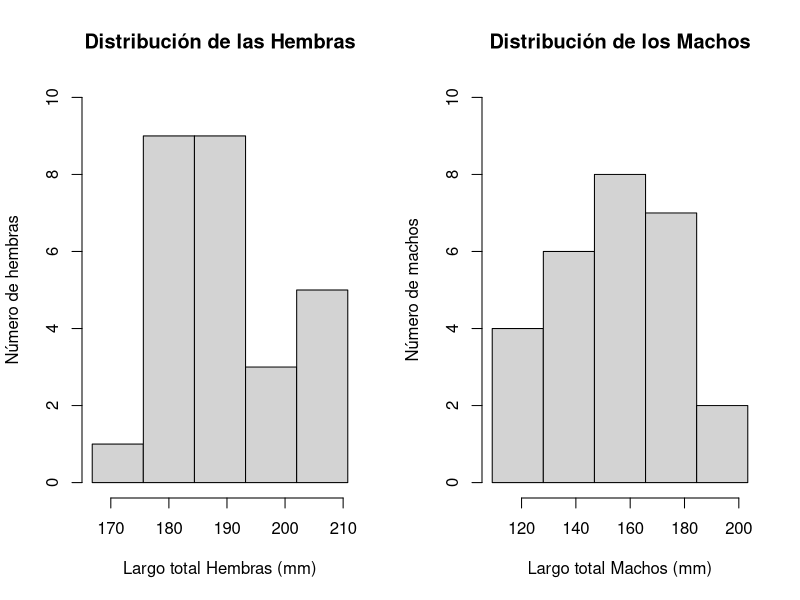
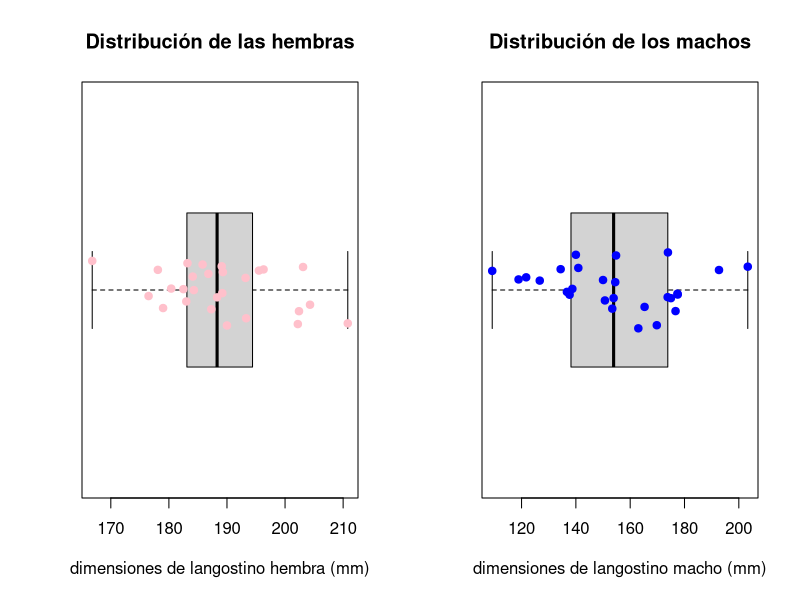
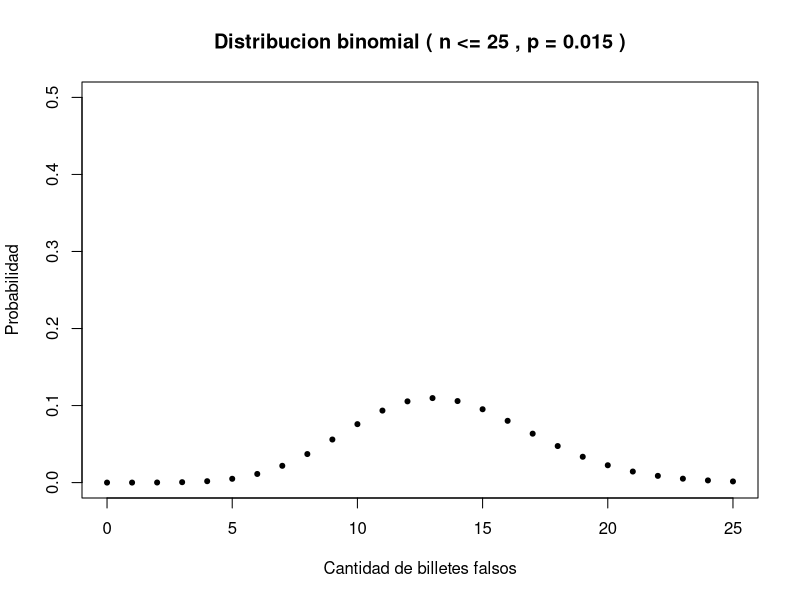
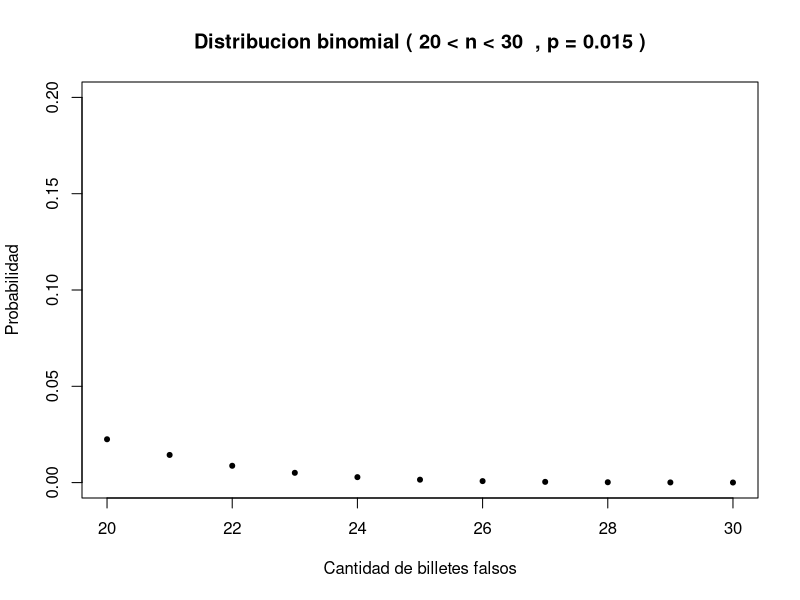
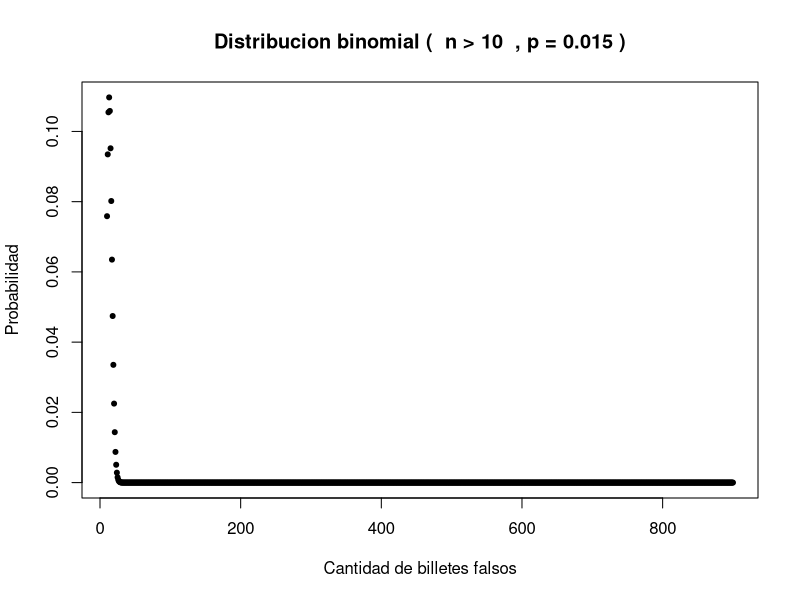
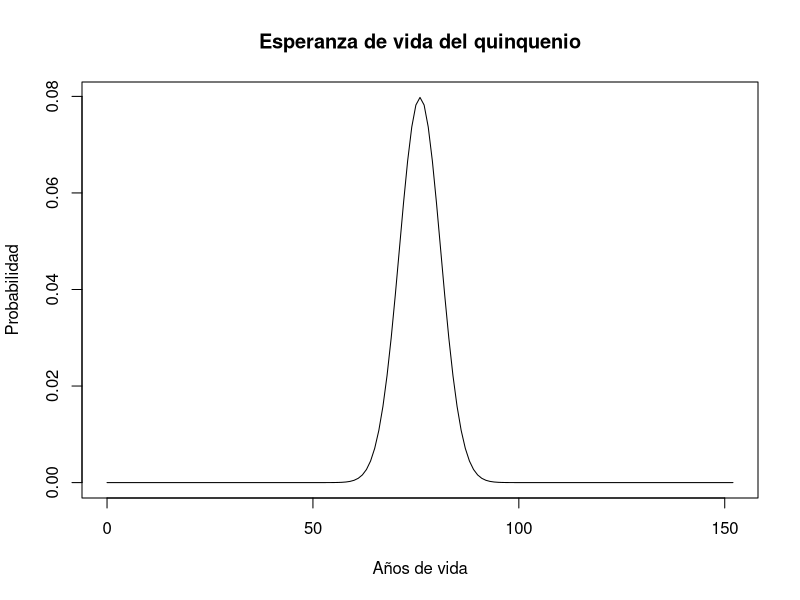

Reproduce these figures in R, in order.
## ---- chunk 1
par(mfrow = c(1,2))
hembras <- c (183.2, 182.5, 166.8,184.1, 190.0, 196.3, 183.0, 178.1, 193.3, 204.3, 193.2, 187.3, 176.5, 180.4, 185.8,  179.0, 184.3, 189.3, 188.3, 189.2, 195.5, 186.8, 189.1, 202.4, 202.2, 203.1, 210.8)
SortHembra <- sort(hembras,decreasing = FALSE)
frecuenciaH <- (max(SortHembra) - min(SortHembra))/5
hist(x = SortHembra,main="Distribución de las Hembras", breaks = seq(min(SortHembra),max(SortHembra),frecuenciaH),xlab = 'Largo total Hembras (mm)',ylab = 'Número de hembras',ylim = c(0,10),xlim = c(min(hembras),max(hembras)))

machos <- c ( 140.9, 173.9, 118.9, 121.7, 177.4, 140.0, 173.8, 154.8, 192.7, 154.5, 177.5, 134.4, 109.2, 153.4, 175.0, 150.7, 138.7, 169.8, 203.3, 136.7, 153.9, 163.0, 165.3, 176.7,137.7, 126.7, 150.0)
SortMacho <- sort(machos,decreasing = FALSE)
frecuenciaM <- (max(SortMacho) - min(SortMacho))/5
hist(x = SortMacho,main="Distribución de los Machos", breaks = seq(min(SortMacho),max(SortMacho),frecuenciaM),xlab = 'Largo total Machos (mm)',ylab = 'Número de machos',ylim = c(0,10),xlim = c(min(machos),max(machos)))
par(mfrow = c(1,1))
## ---- chunk 2
mh = mean(hembras)
mM = mean(machos)
## ---- chunk 3
dh = sd(hembras)
dM = sd(machos)
## ---- chunk 4
t.test(x= hembras, mu= mh, conf.level = 0.97)
## ---- chunk 5
t.test(x= machos, mu= mM, conf.level = 0.97)
## ---- chunk 6
par(mfrow = c(1,2))
boxplot(hembras, horizontal = TRUE, main="Distribución de las hembras", xlab = "dimensiones de langostino hembra (mm)")
stripchart(hembras, method = "jitter", pch = 19, add = TRUE, col = "PINK")
boxplot(machos, horizontal = TRUE, main="Distribución de los machos", xlab = "dimensiones de langostino macho (mm)")
stripchart(machos, method = "jitter", pch = 19, add = TRUE, col = "BLUE")
par(mfrow = c(1,1))
## ---- chunk 7

cvhembras <- dh/mh

cvmachos <- dM/mM

## ---- chunk 8

shapirohembras <- shapiro.test(hembras)


shapiromachos <- shapiro.test(machos)

## ---- chunk 9
p <- 0.015
Xa <- pbinom(25,900,p)
plot(0:25,dbinom(0:25,900,p),main = 'Distribucion binomial ( n <= 25 , p = 0.015 )',ylab = 'Probabilidad',xlab = 'Cantidad de billetes falsos', pch = 20, ylim = c(0,0.5))

## ---- chunk 10
p <- 0.015
x1 <- pbinom(20,900,p)
x2 <- pbinom(30,900,p)
xb <- x2-x1;
plot(20:30,dbinom(20:30,900,p),main = 'Distribucion binomial ( 20 < n < 30  , p = 0.015 )',ylab = 'Probabilidad',xlab = 'Cantidad de billetes falsos', pch = 20, ylim = c(0,0.2))
## ---- chunk 11

p <- 0.015
Xc <- 1 - pbinom(10,900,p)
plot(10:900,dbinom(10:900,900,p),main = 'Distribucion binomial (  n > 10  , p = 0.015 )',ylab = 'Probabilidad',xlab = 'Cantidad de billetes falsos', pch = 20)

## ---- chunk 12
#Grafica de la distribucion normal
plot(0:152,dnorm(0:152,76,5),type = 'l',main = 'Esperanza de vida del quinquenio',xlab = 'Años de vida',ylab = 'Probabilidad')
## ---- chunk 13
media <- 76
var <- 25
ds <- 5

xa <- pnorm(92,media,ds,lower.tail = FALSE) 

xa * 100000

## ---- chunk 14
probMayor= pnorm(75,media,ds, lower.tail = TRUE)
probMenor= pnorm(55,media,ds, lower.tail = TRUE)

(probMayor - probMenor)* 100000
